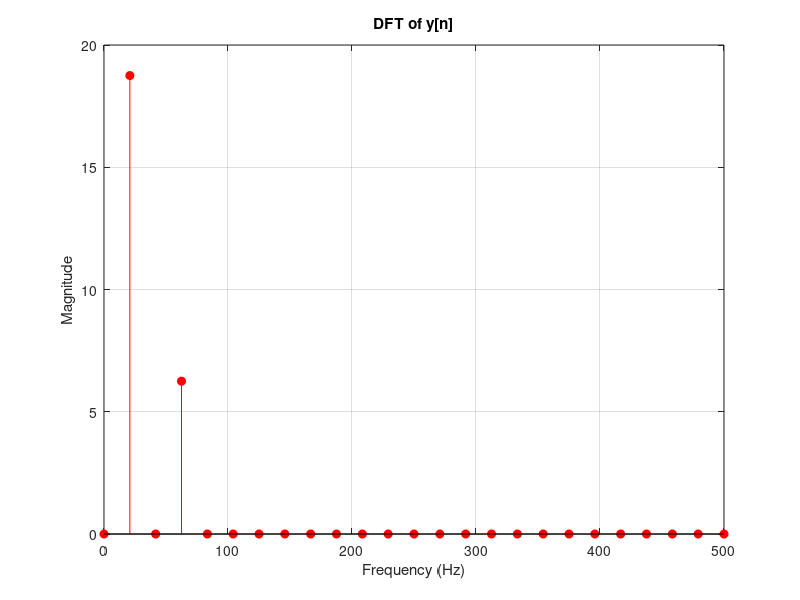

Write MATLAB code to recreate this figure.
%% The magnitude of the DFT:
clear;
clc;
% Define the function y
y = @(x) (x.^3);

% Assign the values of the given parameters
F_0 = 20;
N = 50; 
fs = 1000; 
T = 1/fs; 
a = 0.25; % Dead-zone parameter

% Create the input signal x[n]
n = 0:N-1; 
x = cos(2.*pi.*F_0.*n.*T);

% Evaluate the output signal y[n] using the function y
y_out = y(x); % Calculate output signal

% Plot the DFT of y[n] as a function of frequency f
Y = fft(y_out); % Compute DFT
f = linspace(0,fs/2,N/2); % Create frequency vector

% Plot DFT magnitude 
stem(f,abs(Y(1:N/2)), "filled", 'red') 
xlabel('Frequency (Hz)') % Label x-axis
ylabel('Magnitude') % Label y-axis
title('DFT of y[n]') % Add title
grid on % Add grid lines

%% Calculate the THD:
Y = fft(y_out);
d = abs((Y)/(N/2));

 % Calculate power of output signal
Py = (d(1).^2)/4 + (1/2)*sum(d(2:(N/2)-1).^2);

% Calculate THD of output signal
Y_thd = 100.*(Py-d(2).^2/2)./Py; 
disp(['The THD of y[n] is ', num2str(Y_thd), '%'])